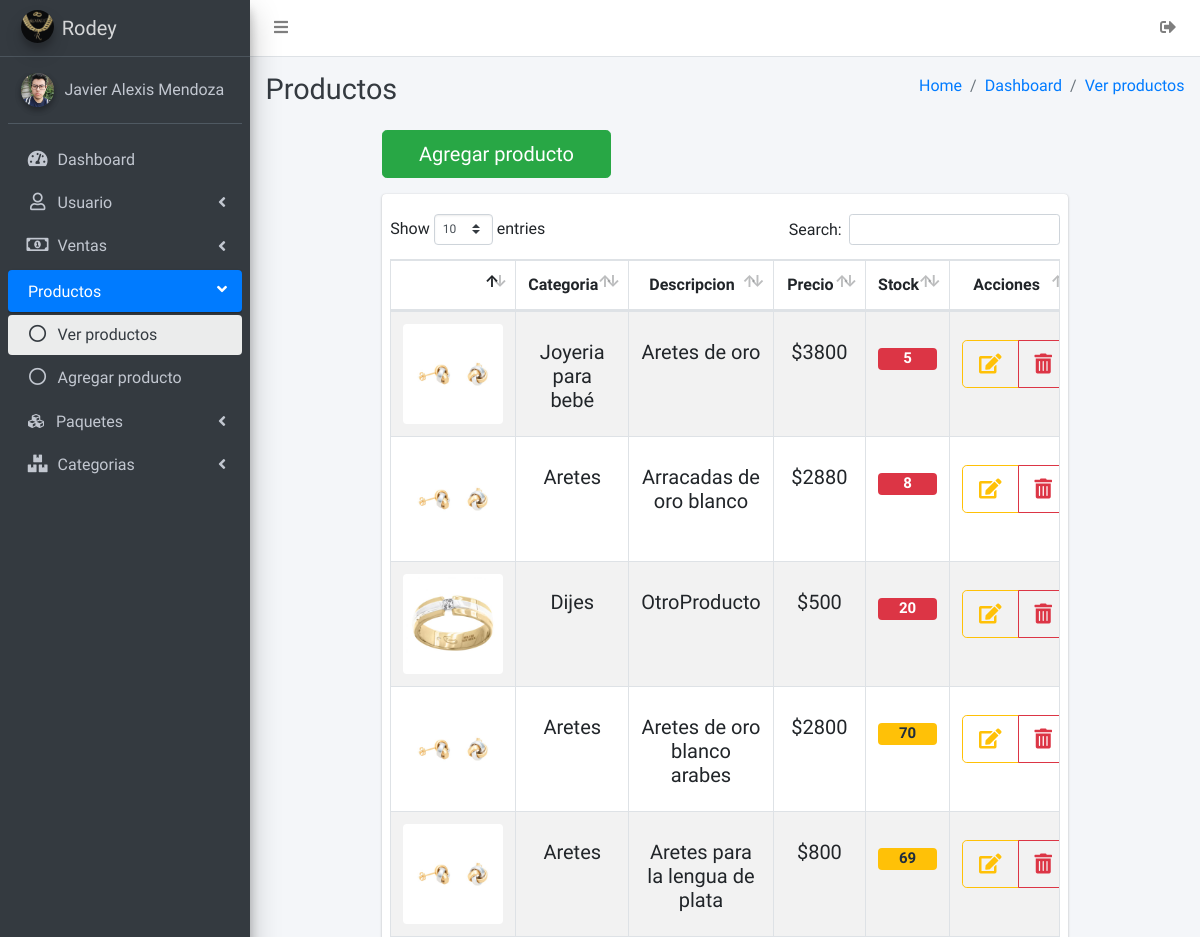
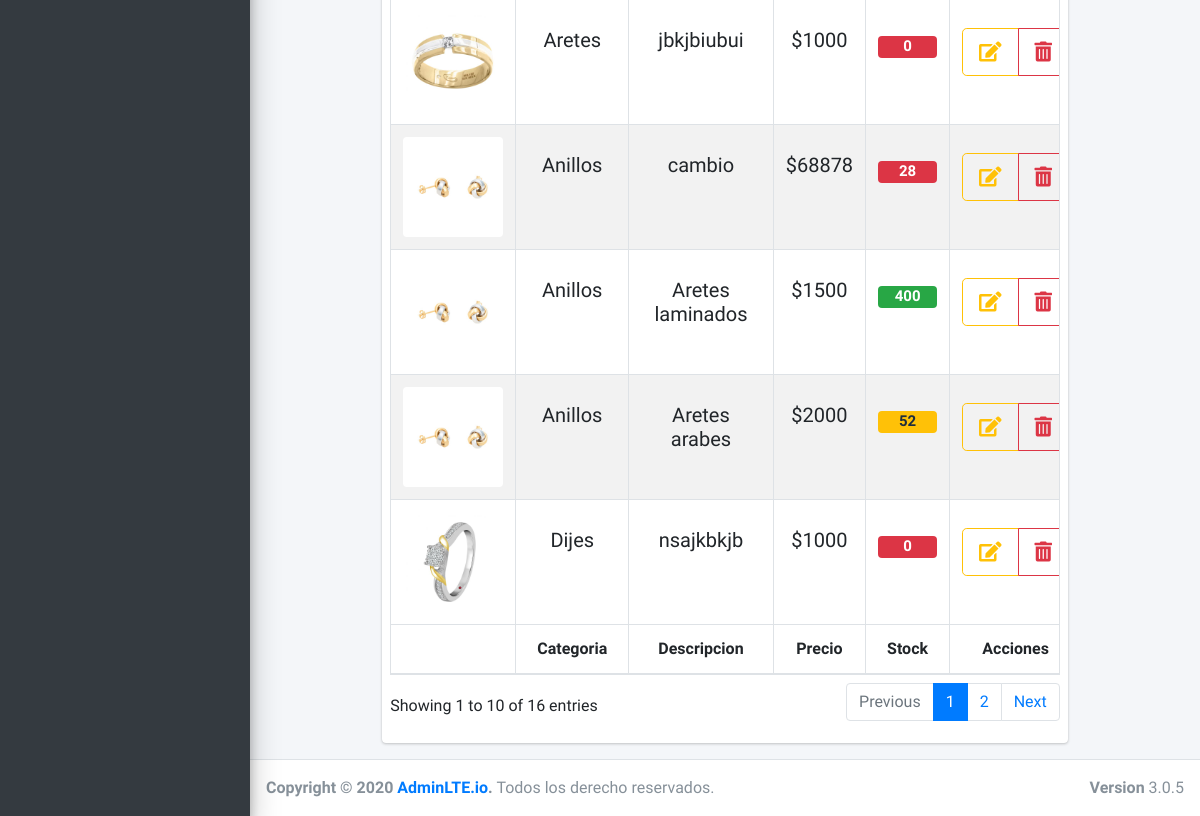
Page /productos/productos.php (signed in) on the committed database (2 pictures, top to bottom).
### tables this page shows
CREATE TABLE `usuarios` (
  `idusuarios` int NOT NULL AUTO_INCREMENT,
  `nombre` varchar(45) NOT NULL,
  `apellidoP` varchar(45) NOT NULL,
  `apellidoM` varchar(45) NOT NULL,
  `numeroCelular` varchar(20) DEFAULT NULL,
  `correoElectronico` varchar(45) DEFAULT NULL,
  `direccion` varchar(100) DEFAULT NULL,
  `estado` tinyint(1) NOT NULL DEFAULT '1',
  `usuario` varchar(30) NOT NULL,
  `contraseña` varchar(300) NOT NULL,
  `imgUsuario` varchar(200) DEFAULT NULL,
  `categoria_usuario` int NOT NULL,
  `targeta` varchar(40) NOT NULL,
  PRIMARY KEY (`idusuarios`),
  KEY `fk_categoria_idx` (`categoria_usuario`),
  CONSTRAINT `fk_categoria` FOREIGN KEY (`categoria_usuario`) REFERENCES `categoria_usuario` (`idcategoria_usuario`)
);

CREATE TABLE `producto` (
  `idProducto` int NOT NULL AUTO_INCREMENT,
  `categoria_kf` int NOT NULL,
  `descripcion` varchar(150) NOT NULL,
  `costo_compra` float NOT NULL,
  `costo_venta` float NOT NULL,
  `cantidad_stock` int NOT NULL,
  `img_producto` varchar(200) DEFAULT NULL,
  PRIMARY KEY (`idProducto`),
  KEY `fk_producto_categoria_idx` (`categoria_kf`),
  CONSTRAINT `fk_producto_categoria` FOREIGN KEY (`categoria_kf`) REFERENCES `categoria_producto` (`idcategoria_producto`)
);

CREATE TABLE `categoria_producto` (
  `idcategoria_producto` int NOT NULL AUTO_INCREMENT,
  `categoria` varchar(45) NOT NULL,
  PRIMARY KEY (`idcategoria_producto`)
);

### sessionIniciada.php (called while the page is built, shortened)
<?php
if ((isset($_SESSION['idusuario']) && $_SESSION['idusuario'] != '')) {
    $idusuario = $_SESSION['idusuario'];
    include 'conexiones/conexion.php';
    $sql = "SELECT * FROM usuarios WHERE idusuarios = " . $idusuario . " and estado=1";
    $result = $conexion->query($sql);
    $mostrar = mysqli_fetch_array($result);
    $IMGUSER = $mostrar['imgUsuario'];
    $NOMBREUSER = $mostrar['nombre'] . ' ' . $mostrar['apellidoP'];
} else {
    $host  = $_SERVER['HTTP_HOST'];
    $uri   = rtrim(dirname($_SERVER['PHP_SELF']), '/\\');
    $extra = 'index.php';
    header("Location: http://$host/Admin_joyeria/$extra");
    die();
}

### productos/productos.php (the view, shortened to what this page needs)
<?php
include '../sessionIniciada.php';
?>
<!DOCTYPE html>
<html>
<head>
    <link rel="stylesheet" href="../plugins/fontawesome-free/css/all.min.css">
    <link rel="stylesheet" href="https://code.ionicframework.com/ionicons/2.0.1/css/ionicons.min.css">
    <link rel="stylesheet" href="../plugins/tempusdominus-bootstrap-4/css/tempusdominus-bootstrap-4.min.css">
    <link rel="stylesheet" href="../dist/css/adminlte.min.css">
    <link rel="stylesheet" href="../plugins/datatables-bs4/css/dataTables.bootstrap4.min.css">
    <link rel="stylesheet" href="../plugins/datatables-responsive/css/responsive.bootstrap4.min.css">
</head>
<body class="hold-transition sidebar-mini layout-fixed">
    <div class="wrapper">
        <nav class="main-header navbar navbar-expand navbar-white navbar-light">
            <ul class="navbar-nav">
                <li class="nav-item">
                    <a class="nav-link" data-widget="pushmenu" href="#" role="button"><i class="fas fa-bars"></i></a>
                </li>
            </ul>
            <ul class="navbar-nav ml-auto">
                <a class="nav-link effectoHover" data-toggle="" href="../cerrarSesion.php">
                    <i class="fas fa-sign-out-alt"></i>
                </a>
            </ul>
        </nav>
        <aside class="main-sidebar sidebar-dark-primary elevation-4">
            <a href="../main.php" class="brand-link">
                <img src="../img/logo.png" alt="AdminLTE Logo" class="brand-image img-circle elevation-3"
                    style="opacity: .8">
                <span class="brand-text font-weight-light">Rodey</span>
            </a>
            <div class="sidebar">
                <div class="user-panel mt-3 pb-3 mb-3 d-flex">
                    <div class="image">
                        <img src="<?= $IMGUSER ?>" class="img-circle elevation-2" alt="User Image">
                    </div>
                    <div class="info">
                        <a href="#" class="d-block"><?php echo $NOMBREUSER ?></a>
                    </div>
                </div>
                <nav class="mt-2">
                    <ul class="nav nav-pills nav-sidebar flex-column" data-widget="treeview" role="menu"
                        data-accordion="false">
                        <li class="nav-item">
                            <a href="../main.php" class="nav-link ">
                                <i class="nav-icon fas fa-tachometer-alt"></i>
                                <p>
                                    Dashboard
                                </p>
                            </a>
                        </li>
                        <li class="nav-item has-treeview">
                            <a href="#" class="nav-link">
                                <i class="far fa-user nav-icon"></i>
                                <p>
                                    Usuario
                                    <i class="fas fa-angle-left right"></i>
                                </p>
                            </a>
                        </li>
                        <li class="nav-item has-treeview">
                            <a href="#" class="nav-link">
                                <i class="far fa-money-bill-alt nav-icon"></i>
                                <p>
                                    Ventas
                                    <i class="fas fa-angle-left right"></i>
                                </p>
                            </a>
                        </li>
                        <li class="nav-item has-treeview menu-open">
                            <a href="#" class="nav-link active">
                                <p>
                                    Productos
                                    <i class="fas fa-angle-left right"></i>
                                </p>
                            </a>
                            <ul class="nav nav-treeview">
                                <li class="nav-item">
                                    <a href="productos.php" class="nav-link active">
                                        <i class="far fa-circle nav-icon"></i>
                                        <p>Ver productos</p>
                                    </a>
                                </li>
                                <li class="nav-item">
                                    <a href="nuevoProducto.php" class="nav-link">
                                        <i class="far fa-circle nav-icon"></i>
                                        <p>Agregar producto</p>
                                    </a>
                                </li>
                            </ul>
                        </li>
                        <li class="nav-item has-treeview ">
                            <a href="#" class="nav-link ">
                                <i class="fas fa-cubes mx-1"></i>
                                <p class="ml-1">
                                    Paquetes
                                    <i class="fas fa-angle-left right"></i>
                                </p>
                            </a>
                        </li>
                        <li class="nav-item has-treeview">
                            <a href="#" class="nav-link">
                                <i class="fas fa-boxes nav-icon"></i>
                                <p>
                                    Categorias
                                    <i class="fas fa-angle-left right"></i>
                                </p>
                            </a>
                        </li>
                    </ul>
                </nav>
            </div>
        </aside>
        <div class="content-wrapper">
            <div class="content-header">
                <div class="container-fluid">
                    <div class="row mb-2">
                        <div class="col-sm-6">
                            <h1 class="m-0 text-dark">Productos</h1>
                        </div>
                        <div class="col-sm-6">
                            <ol class="breadcrumb float-sm-right">
                                <li class="breadcrumb-item"><a href="../main.php">Home</a></li>
                                <li class="breadcrumb-item"><a href="../main.php">Dashboard</a></li>
                                <li class="breadcrumb-item disabled"><a href="productos.php">Ver productos</a></li>
                            </ol>
                        </div>
                    </div>
                </div>
            </div>
            <section class="content">
                <div class="container-fluid">
                    <div class="row justify-content-center mb-3">
                        <div class="col-lg-9 col-sm-12">
                            <a href="nuevoProducto.php" class="col-lg-4 btn-lg col-md-4 d-block btn btn-success"> Agregar producto</a>
                        </div>
                    </div>
                    <?php
                    include '../conexiones/conexion.php';
                    $sql = "CALL select_tabla_productos()";
                    $resultado = $conexion->query($sql);
                    ?>
                    <div class="row justify-content-center">
                        <div class="col-lg-9 col-sm-12">
                            <div class="card">
                                <div
                                    class="card-body w-100 px-2                                                                                                                                                                                                              ">
                                    <table id="example2"
                                        class=" table-hover table-responsive table table-striped table-bordered text-center">
                                        <thead>
                                            <tr>
                                                <th></th>
                                                <th>Categoria</th>
                                                <th>Descripcion</th>
                                                <th>Precio</th>
                                                <th>Stock</th>
                                                <th>Acciones</th>
                                            </tr>
                                        </thead>
                                        <tbody>
                                            <?php
                                            $var=0;
                                            while ($mostrar = mysqli_fetch_array($resultado)) {
                                                $img = $mostrar['img'];
                                            ?>
                                            <tr>
                                                <td><img src="../img_productos/<?= $img ?>" data-toggle="modal"
                                                        data-target="#exampleModal<?= $var ?>" class="img-rounded"
                                                        alt="" width="100"></td>
                                                <td>
                                                    <p class="mt-3 h5"><?php echo $mostrar['categoria'] ?></p>
                                                </td>
                                                <td>
                                                    <p class="mt-3 h5"><?php echo $mostrar['descripcion'] ?></p>
                                                </td>
                                                <td><strong>
                                                        <p class="mt-3 h5"><?php echo '$' . $mostrar['costo'] ?></p>
                                                    </strong></td>
                                                <td>
                                                    <p class="mt-3 h5 "><span
                                                            class="badge mt-4 <?= ($mostrar['stock'] < 50) ? "badge-danger" : (($mostrar['stock'] < 100) ? "badge-warning" : "badge-success") ?> d-block"><?php echo $mostrar['stock'] ?></span>
                                                    </p>
                                                </td>
                                                <td>
                                                    <div class="btn-group btn-group mt-3">
                                                        <a href="accionesProducto/actualizarProducto.php?id=<?= $mostrar['id_producto'] ?>"
                                                            class="btn btn-lg btn-outline-warning"><i
                                                                class="fas fa-edit"></i></a>
                                                        <a class="btn btn-lg btn-outline-danger"
                                                            href="accionesProducto/eliminarProducto.php?id=<?= $mostrar['id_producto'] ?>"><i
                                                                class="fas fa-trash-alt"></i></a>
                                                    </div>
                                                </td>
                                            </tr>
                                            <?php $var=$var+1; } ?>
                                        </tbody>
                                        <tfoot>
                                            <tr>
                                                <th></th>
                                                <th>Categoria</th>
                                                <th>Descripcion</th>
                                                <th>Precio</th>
                                                <th>Stock</th>
                                                <th>Acciones</th>
                                            </tr>
                                        </tfoot>
                                    </table>
                                </div>
                            </div>
                        </div>
                    </div>
                </div>
        </div>
        <footer class=" main-footer ">
            <strong>Copyright &copy; 2020 <a href="#">AdminLTE.io</a>.</strong> Todos los derecho reservados.
            <div class=" float-right d-none d-sm-inline-block ">
                <b>Version</b> 3.0.5
            </div>
        </footer>
    </div>
</body>
</html>

### productos/productos.php (style rules this page uses)
tbody tr td { min-width: 50px; }

### rows in the picture
usuarios: imgUsuario (picture), NOMBREUSER "Javier Alexis Mendoza"
producto: img_producto (picture), categoria_kf.categoria "Joyeria para bebé", descripcion "Aretes de oro", costo_venta "3800", cantidad_stock "5"
producto: img_producto (picture), categoria_kf.categoria "Aretes", descripcion "Arracadas de oro blanco", costo_venta "2880", cantidad_stock "8"
producto: img_producto (picture), categoria_kf.categoria "Dijes", descripcion "OtroProducto", costo_venta "500", cantidad_stock "20"
producto: img_producto (picture), categoria_kf.categoria "Aretes", descripcion "Aretes de oro blanco arabes", costo_venta "2800", cantidad_stock "70"
producto: img_producto (picture), categoria_kf.categoria "Aretes", descripcion "Aretes para la lengua de plata", costo_venta "800", cantidad_stock "69"
producto: img_producto (picture), categoria_kf.categoria "Aretes", descripcion "jbkjbiubui", costo_venta "1000", cantidad_stock "0"
producto: img_producto (picture), categoria_kf.categoria "Anillos", descripcion "cambio", costo_venta "68878", cantidad_stock "28"
producto: img_producto (picture), categoria_kf.categoria "Anillos", descripcion "Aretes laminados", costo_venta "1500", cantidad_stock "400"
producto: img_producto (picture), categoria_kf.categoria "Anillos", descripcion "Aretes arabes", costo_venta "2000", cantidad_stock "52"
producto: img_producto (picture), categoria_kf.categoria "Dijes", descripcion "nsajkbkjb", costo_venta "1000", cantidad_stock "0"
